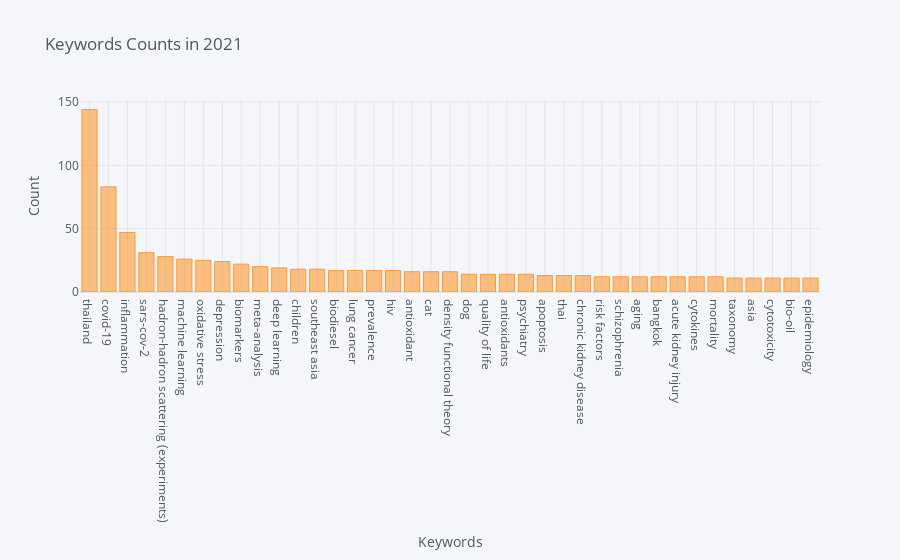

Write notebook code for a chart like this one.
### Code cell
import cufflinks as cf
cf.go_offline()
cf.set_config_file(offline=False, world_readable=True)

keywords_counts_result.iplot(kind='bar', x='Keywords', y='Count', xTitle='Keywords', yTitle='Count', title='Keywords Counts in 2021')

### Figure 1 — Plotly figure (JSON) as saved in the notebook; plotly's stock layout.template omitted (floating-point values rounded to 4 significant figures)
{"data": [{"marker": {"color": "rgba(255, 153, 51, 0.6)", "line": {"color": "rgba(255, 153, 51, 1.0)", "width": 1}}, "name": "Count", "orientation": "v", "text": "", "type": "bar", "x": ["thailand", "covid-19", "inflammation", "sars-cov-2", "hadron-hadron scattering (experiments)", "machine learning", "oxidative stress", "depression", "biomarkers", "meta-analysis", "deep learning", "children", "southeast asia", "biodiesel", "lung cancer", "prevalence", "hiv", "antioxidant", "cat", "density functional theory", "dog", "quality of life", "antioxidants", "psychiatry", "apoptosis", "thai", "chronic kidney disease", "risk factors", "schizophrenia", "aging", "bangkok", "acute kidney injury", "cytokines", "mortality", "taxonomy", "asia", "cytotoxicity", "bio-oil", "epidemiology"], "y": [144, 83, 47, 31, 28, 26, 25, 24, 22, 20, 19, 18, 18, 17, 17, 17, 17, 16, 16, 16, 14, 14, 14, 14, 13, 13, 13, 12, 12, 12, 12, 12, 12, 12, 11, 11, 11, 11, 11]}], "layout": {"legend": {"bgcolor": "#F5F6F9", "font": {"color": "#4D5663"}}, "paper_bgcolor": "#F5F6F9", "plot_bgcolor": "#F5F6F9", "title": {"font": {"color": "#4D5663"}, "text": "Keywords Counts in 2021"}, "xaxis": {"gridcolor": "#E1E5ED", "showgrid": true, "tickfont": {"color": "#4D5663"}, "title": {"font": {"color": "#4D5663"}, "text": "Keywords"}, "zerolinecolor": "#E1E5ED"}, "yaxis": {"gridcolor": "#E1E5ED", "showgrid": true, "tickfont": {"color": "#4D5663"}, "title": {"font": {"color": "#4D5663"}, "text": "Count"}, "zerolinecolor": "#E1E5ED"}}}
